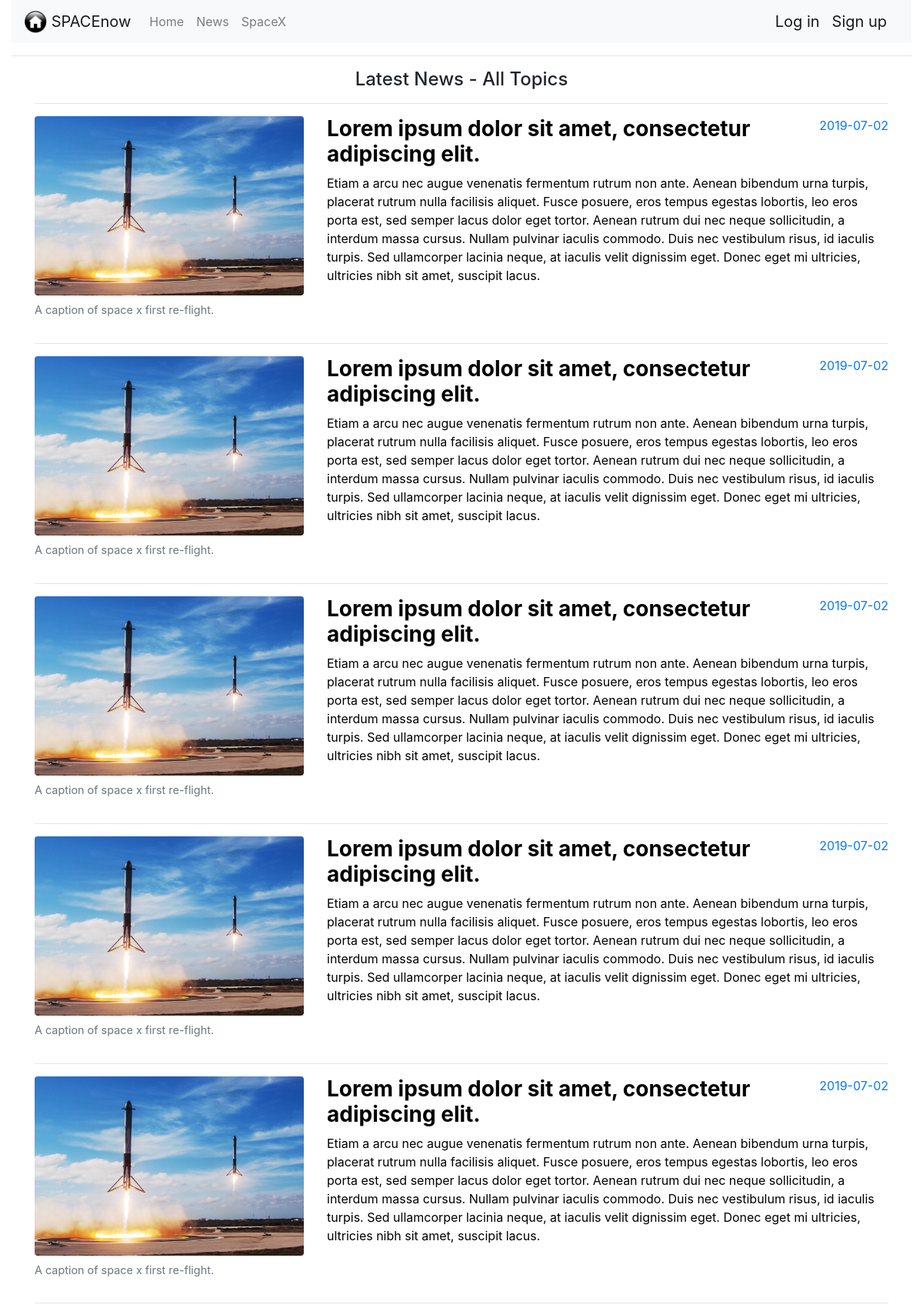
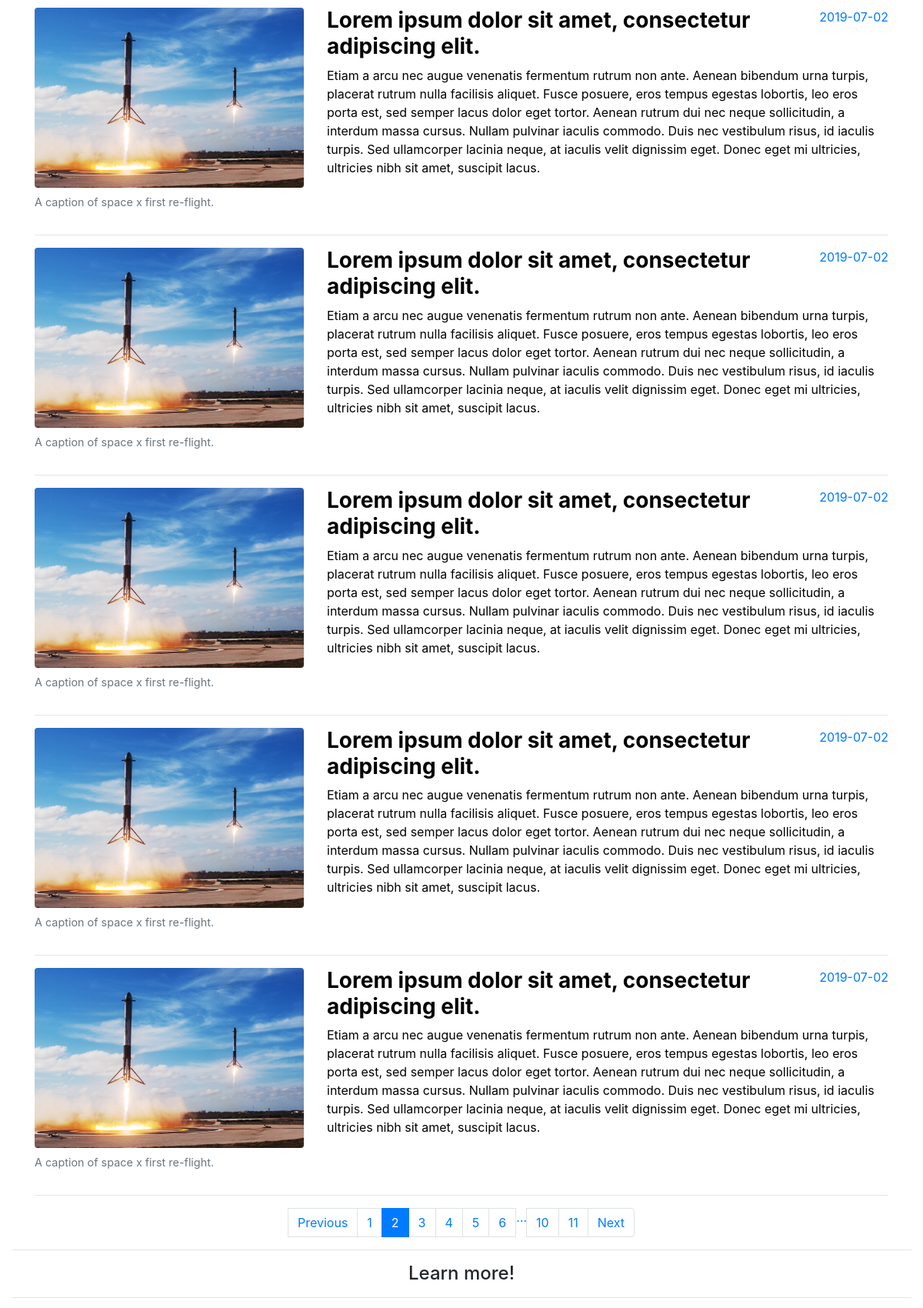
Screenshot of /listnews?page=2 (upper part) with the database file from the repository (2 pictures, top to bottom).
### app/models.py (models this page shows)
class News(db.Model):
    __tablename__ = 'news'
    id = db.Column(db.Integer, primary_key=True)
    title = db.Column(db.String(64))
    index_body = db.Column(db.String(256))
    body = db.Column(db.Text)
    img = db.Column(db.String(64))
    timestamp = db.Column(db.DateTime, index=True, default=datetime.utcnow)
    author_id = db.Column(db.Integer, db.ForeignKey('users.id'))
    comments = db.relationship('Comentary', backref='authorComments', lazy='dynamic')

### app/main/views.py (the view)
@main.route('/listnews')
def listnews():
    page = request.args.get('page', 1, type=int)
    pagination = News.query.order_by(News.id).paginate(page, per_page=10, error_out=False)
    allnews = pagination.items
    return render_template("main/listnews.html", allnews=allnews, pagination=pagination)

### app/templates/main/listnews.html
{% import "bootstrap/wtf.html" as wtf %}
{% import "main/_pgnation_macro.html" as pg_macro %}
{% extends 'main/base.html' %}
{% block content %}
<h4 class="text-center">Latest News - All Topics</h4><hr>
{% for news in allnews %}
<div class="row">
    <div class="col-md-4">
        <figure class="figure">
            <a href="/news/{{ news.id }}"><img src="{{ news.img }}" class="figure-img img-fluid rounded"></a>
            <figcaption class="figure-caption">A caption of space x first re-flight.</figcaption>
        </figure>
    </div>
    <div class="col-md-8">
        <a href="/news/{{ news.id }}" class="float-right">{{ news.timestamp.date() }}</a>
        <a href="/news/{{ news.id }}" style="color: black"><h3><strong>{{ news.title }}</strong></h3></a>
        <a href="/news/{{ news.id }}" style="color: black"><p>{{ news.index_body }}</p></a>
    </div>
</div>
<hr>
{% endfor %}
<div class="container">
    {{ pg_macro.pagination_widget(pagination, '.listnews') }}
</div>
{% endblock %}

### rows the page displays
News: img (picture), timestamp "2019-07-02", title "Lorem ipsum dolor sit amet, consectetur adipiscing elit.", index_body "Etiam a arcu nec augue venenatis fermentum rutrum non ante. Aenean bibendum urna turpis, placerat rutrum nulla facilisis aliquet. Fusce posuere, eros tempus egestas lobortis, leo eros porta est, sed semper lacus dolor eget tortor. Aenean rutrum dui nec neque sollicitudin, a interdum massa cursus. Nullam pulvinar iaculis commodo. Duis nec vestibulum risus, id iaculis turpis. Sed ullamcorper lacinia neque, at iaculis velit dignissim eget. Donec eget mi ultricies, ultricies nibh sit amet, suscipit lacus."
News: img (picture), timestamp "2019-07-02", title "Lorem ipsum dolor sit amet, consectetur adipiscing elit.", index_body "Etiam a arcu nec augue venenatis fermentum rutrum non ante. Aenean bibendum urna turpis, placerat rutrum nulla facilisis aliquet. Fusce posuere, eros tempus egestas lobortis, leo eros porta est, sed semper lacus dolor eget tortor. Aenean rutrum dui nec neque sollicitudin, a interdum massa cursus. Nullam pulvinar iaculis commodo. Duis nec vestibulum risus, id iaculis turpis. Sed ullamcorper lacinia neque, at iaculis velit dignissim eget. Donec eget mi ultricies, ultricies nibh sit amet, suscipit lacus."
News: img (picture), timestamp "2019-07-02", title "Lorem ipsum dolor sit amet, consectetur adipiscing elit.", index_body "Etiam a arcu nec augue venenatis fermentum rutrum non ante. Aenean bibendum urna turpis, placerat rutrum nulla facilisis aliquet. Fusce posuere, eros tempus egestas lobortis, leo eros porta est, sed semper lacus dolor eget tortor. Aenean rutrum dui nec neque sollicitudin, a interdum massa cursus. Nullam pulvinar iaculis commodo. Duis nec vestibulum risus, id iaculis turpis. Sed ullamcorper lacinia neque, at iaculis velit dignissim eget. Donec eget mi ultricies, ultricies nibh sit amet, suscipit lacus."
News: img (picture), timestamp "2019-07-02", title "Lorem ipsum dolor sit amet, consectetur adipiscing elit.", index_body "Etiam a arcu nec augue venenatis fermentum rutrum non ante. Aenean bibendum urna turpis, placerat rutrum nulla facilisis aliquet. Fusce posuere, eros tempus egestas lobortis, leo eros porta est, sed semper lacus dolor eget tortor. Aenean rutrum dui nec neque sollicitudin, a interdum massa cursus. Nullam pulvinar iaculis commodo. Duis nec vestibulum risus, id iaculis turpis. Sed ullamcorper lacinia neque, at iaculis velit dignissim eget. Donec eget mi ultricies, ultricies nibh sit amet, suscipit lacus."
News: img (picture), timestamp "2019-07-02", title "Lorem ipsum dolor sit amet, consectetur adipiscing elit.", index_body "Etiam a arcu nec augue venenatis fermentum rutrum non ante. Aenean bibendum urna turpis, placerat rutrum nulla facilisis aliquet. Fusce posuere, eros tempus egestas lobortis, leo eros porta est, sed semper lacus dolor eget tortor. Aenean rutrum dui nec neque sollicitudin, a interdum massa cursus. Nullam pulvinar iaculis commodo. Duis nec vestibulum risus, id iaculis turpis. Sed ullamcorper lacinia neque, at iaculis velit dignissim eget. Donec eget mi ultricies, ultricies nibh sit amet, suscipit lacus."
News: img (picture), timestamp "2019-07-02", title "Lorem ipsum dolor sit amet, consectetur adipiscing elit.", index_body "Etiam a arcu nec augue venenatis fermentum rutrum non ante. Aenean bibendum urna turpis, placerat rutrum nulla facilisis aliquet. Fusce posuere, eros tempus egestas lobortis, leo eros porta est, sed semper lacus dolor eget tortor. Aenean rutrum dui nec neque sollicitudin, a interdum massa cursus. Nullam pulvinar iaculis commodo. Duis nec vestibulum risus, id iaculis turpis. Sed ullamcorper lacinia neque, at iaculis velit dignissim eget. Donec eget mi ultricies, ultricies nibh sit amet, suscipit lacus."
News: img (picture), timestamp "2019-07-02", title "Lorem ipsum dolor sit amet, consectetur adipiscing elit.", index_body "Etiam a arcu nec augue venenatis fermentum rutrum non ante. Aenean bibendum urna turpis, placerat rutrum nulla facilisis aliquet. Fusce posuere, eros tempus egestas lobortis, leo eros porta est, sed semper lacus dolor eget tortor. Aenean rutrum dui nec neque sollicitudin, a interdum massa cursus. Nullam pulvinar iaculis commodo. Duis nec vestibulum risus, id iaculis turpis. Sed ullamcorper lacinia neque, at iaculis velit dignissim eget. Donec eget mi ultricies, ultricies nibh sit amet, suscipit lacus."
News: img (picture), timestamp "2019-07-02", title "Lorem ipsum dolor sit amet, consectetur adipiscing elit.", index_body "Etiam a arcu nec augue venenatis fermentum rutrum non ante. Aenean bibendum urna turpis, placerat rutrum nulla facilisis aliquet. Fusce posuere, eros tempus egestas lobortis, leo eros porta est, sed semper lacus dolor eget tortor. Aenean rutrum dui nec neque sollicitudin, a interdum massa cursus. Nullam pulvinar iaculis commodo. Duis nec vestibulum risus, id iaculis turpis. Sed ullamcorper lacinia neque, at iaculis velit dignissim eget. Donec eget mi ultricies, ultricies nibh sit amet, suscipit lacus."
News: img (picture), timestamp "2019-07-02", title "Lorem ipsum dolor sit amet, consectetur adipiscing elit.", index_body "Etiam a arcu nec augue venenatis fermentum rutrum non ante. Aenean bibendum urna turpis, placerat rutrum nulla facilisis aliquet. Fusce posuere, eros tempus egestas lobortis, leo eros porta est, sed semper lacus dolor eget tortor. Aenean rutrum dui nec neque sollicitudin, a interdum massa cursus. Nullam pulvinar iaculis commodo. Duis nec vestibulum risus, id iaculis turpis. Sed ullamcorper lacinia neque, at iaculis velit dignissim eget. Donec eget mi ultricies, ultricies nibh sit amet, suscipit lacus."
News: img (picture), timestamp "2019-07-02", title "Lorem ipsum dolor sit amet, consectetur adipiscing elit.", index_body "Etiam a arcu nec augue venenatis fermentum rutrum non ante. Aenean bibendum urna turpis, placerat rutrum nulla facilisis aliquet. Fusce posuere, eros tempus egestas lobortis, leo eros porta est, sed semper lacus dolor eget tortor. Aenean rutrum dui nec neque sollicitudin, a interdum massa cursus. Nullam pulvinar iaculis commodo. Duis nec vestibulum risus, id iaculis turpis. Sed ullamcorper lacinia neque, at iaculis velit dignissim eget. Donec eget mi ultricies, ultricies nibh sit amet, suscipit lacus."

### other values shown
{{ p }} "1" "3" "4" "5" "6" "10" "11"
{{ p }} "2"
